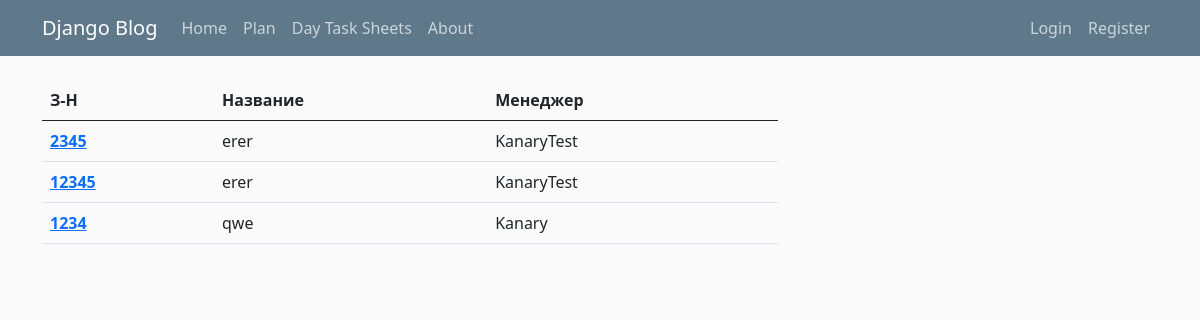
/plan/, run on the app's committed database.
### blog/models.py (models this page shows, shortened)
class Order(models.Model):
    post = models.ForeignKey(Post,
                             on_delete=models.CASCADE)
    order_number = models.PositiveBigIntegerField()
    deadline = models.DateField()
    date_added = models.DateField(default=timezone.now)

class Post(models.Model):
    STATUS_CHOICES = [
            ('AC', 'Active'),
            ('CA', 'Cancelled'),
            ('PS', 'Postponed'),
            ('HD', 'Hidden'),
            ]
    title = models.CharField(max_length=100)
    content = models.TextField()
    purchaser = models.ForeignKey(Purchaser,
                                  on_delete=models.RESTRICT)
    date_posted = models.DateTimeField(default=timezone.now)
    author = models.ForeignKey(User,
                               on_delete=models.RESTRICT,
                               default=1)
    status = models.CharField(max_length=2,
                              choices=STATUS_CHOICES,
                              default='HD')
    parent = models.ForeignKey('self',
                               on_delete=models.CASCADE,
                               blank=True,
                               null=True)

### blog/views.py (the view)
# urls.py: path('plan/', PlanView.as_view(), name='plan'),
class PlanView(ListView):
    model = Post
    template_name = 'blog/plan.html'
    def get_context_data(self, **kwargs):
        context = super().get_context_data(**kwargs)
        context['posts'] = Post.objects.all()
        context['orders'] = Order.objects.all()
        return context

### blog/templates/blog/plan.html
{% extends "blog/base.html" %}
{% block content %}
<table class="table">
  <thead>
    <tr>
      <th scope="col">З-Н</th>
      <th scope="col">Название</th>
      <th scope="col">Менеджер</th>
    </tr>
  </thead>
  <tbody>
  {% for post in posts %}
  {% for order in orders %}
  {% if order.post_id == post.id %}
    <tr>
      <th scope="row"><a class="text" href="{% url 'post-detail' post.id %}">{{ order.order_number }}</a></th>
      <td>{{ post.title }}</td>
      <td>{{ post.author }}</td>
    </tr>
  {% endif %}
  {% endfor %}
  {% endfor %}
  </tbody>
</table>
{% endblock content %}

### blog/static/blog/main.css (style rules this page uses)
body { background: #fafafa; color: #333333; margin-top: 5rem; }

### data on the page
Post: title "erer", author "KanaryTest"
Order: order_number "2345"
Order: order_number "12345"
Post: title "qwe", author "Kanary"
Order: order_number "1234"
